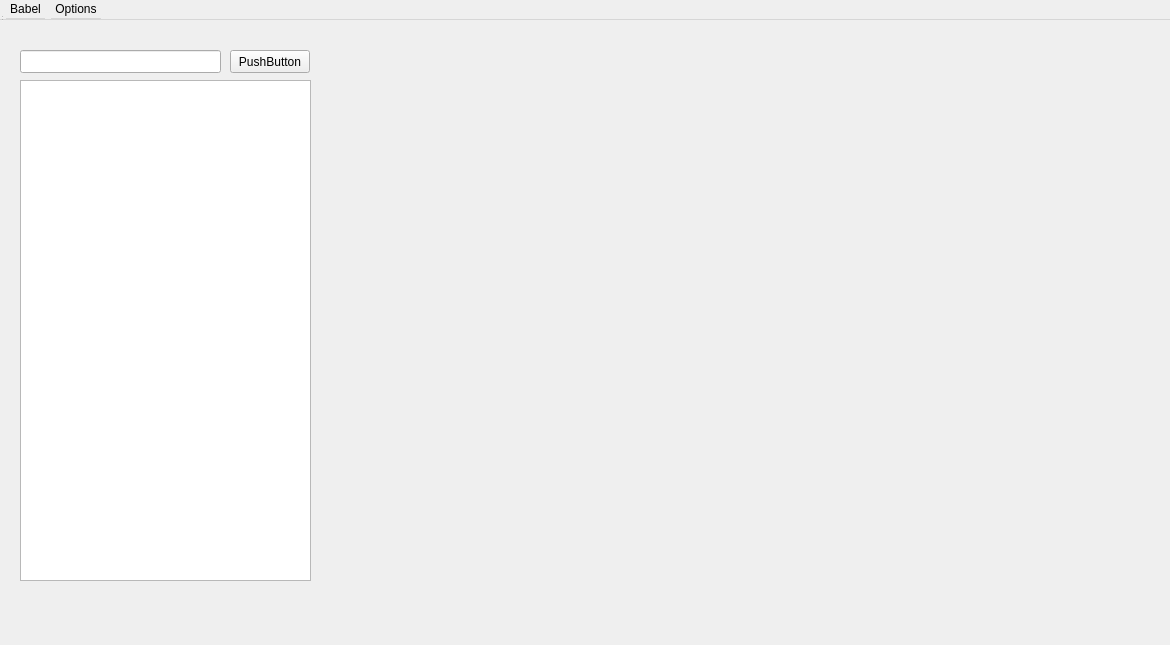
<?xml version="1.0" encoding="UTF-8"?>
<ui version="4.0">
 <class>MainWindow</class>
 <widget class="QWidget" name="MainWindow">
  <property name="geometry">
   <rect>
    <x>0</x>
    <y>0</y>
    <width>1170</width>
    <height>645</height>
   </rect>
  </property>
  <property name="windowTitle">
   <string>MainWindow</string>
  </property>
  <widget class="QWidget" name="centralWidget">
   <widget class="QListView" name="listView">
    <property name="geometry">
     <rect>
      <x>20</x>
      <y>80</y>
      <width>291</width>
      <height>501</height>
     </rect>
    </property>
   </widget>
   <widget class="QPushButton" name="pushButton">
    <property name="geometry">
     <rect>
      <x>230</x>
      <y>50</y>
      <width>80</width>
      <height>23</height>
     </rect>
    </property>
    <property name="text">
     <string>PushButton</string>
    </property>
   </widget>
   <widget class="QLineEdit" name="lineEdit">
    <property name="geometry">
     <rect>
      <x>20</x>
      <y>50</y>
      <width>201</width>
      <height>23</height>
     </rect>
    </property>
   </widget>
  </widget>
  <widget class="QMenuBar" name="menuBar">
   <property name="geometry">
    <rect>
     <x>0</x>
     <y>0</y>
     <width>1170</width>
     <height>20</height>
    </rect>
   </property>
   <widget class="QMenu" name="menuBabel">
    <property name="title">
     <string>Babel</string>
    </property>
    <addaction name="actionClose"/>
   </widget>
   <widget class="QMenu" name="menuOptions">
    <property name="title">
     <string>Options</string>
    </property>
   </widget>
   <addaction name="menuBabel"/>
   <addaction name="menuOptions"/>
  </widget>
  <widget class="QToolBar" name="mainToolBar">
   <attribute name="toolBarArea">
    <enum>TopToolBarArea</enum>
   </attribute>
   <attribute name="toolBarBreak">
    <bool>false</bool>
   </attribute>
  </widget>
  <widget class="QStatusBar" name="statusBar"/>
  <action name="actionClose">
   <property name="text">
    <string>Close</string>
   </property>
  </action>
 </widget>
 <layoutdefault spacing="6" margin="11"/>
 <resources/>
 <connections/>
</ui>
